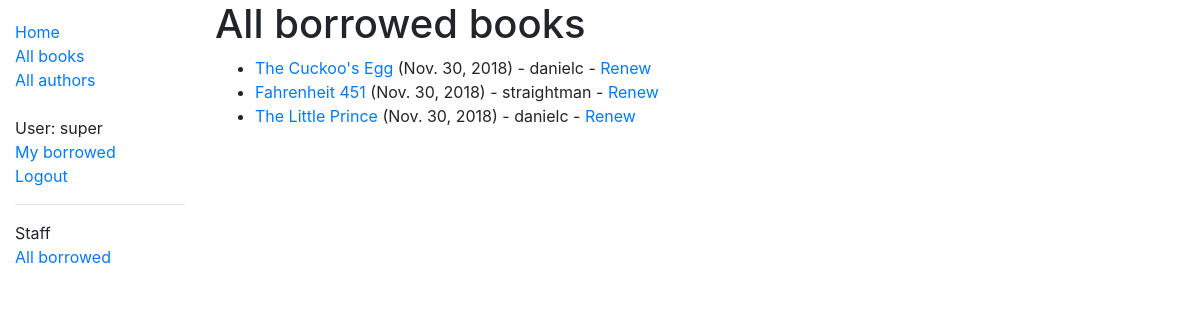
/catalog/borrowedbooks/ (signed in), run on the app's committed database.
### catalog/models.py (models this page shows, shortened)
class BookInstance(models.Model):
	id = models.UUIDField(primary_key=True, default=uuid.uuid4, help_text='Unique ID for this particular book across whole library')
	book = models.ForeignKey('Book', on_delete=models.SET_NULL, null=True)
	imprint = models.CharField(max_length=200)
	due_back = models.DateField(null=True, blank=True) #null for when book is available
	borrower = models.ForeignKey(User, on_delete=models.SET_NULL, null=True, blank=True)
	LOAN_STATUS = (
		('m', 'Maintenance'),
		('o', 'On loan'),
		('a', 'Available'),
		('r', 'Reserved'),
	)
	status = models.CharField(
		max_length=1,
		choices=LOAN_STATUS,
		blank=True,
		default='m',
		help_text='Book availability'
	)
	class Meta:
		ordering = ['due_back']
		permissions = (("can_mark_returned", "Set book as returned"), ("can_view_borrowed", "View borrowed books"))
	def display_id(self):
		return self.id
	display_id.short_description = 'ID'
	def display_title(self):
		return self.book.title
	display_title.short_description = 'Book Title'
	@property
	def is_overdue(self):
		if self.due_back and date.today() > self.due_back:
			return True
		return False

class Book(models.Model):
	title = models.CharField(max_length=200)
	author = models.ForeignKey('Author', on_delete=models.SET_NULL, null=True)
	summary = models.TextField(max_length=1000, help_text='Enter a description for the book')
	isbn = models.CharField('ISBN', max_length=13, help_text='13 Character <a href="https://www.isbn-international.org/content/what-isbn">ISBN number</a>')
	genre = models.ManyToManyField(Genre, help_text='Select a genre for this book')
	language = models.ForeignKey(Language, on_delete=models.SET_NULL, null=True)
	def display_genre(self):
		return ', '.join(genre.name for genre in self.genre.all()[:3])
	display_genre.short_description = 'Genre'

### catalog/views.py (the view)
# urls.py: path('borrowedbooks/', views.LoanedBooksListView.as_view(), name='all-borrowed'),
class LoanedBooksListView(PermissionRequiredMixin, generic.ListView):
	permission_required = 'catalog.can_view_borrowed'
	model = BookInstance
	template_name = 'catalog/bookinstance_list_borrowed.html'
	paginate_by = 10
	def get_queryset(self):
		return BookInstance.objects.filter(status__exact='o').order_by('due_back')

### catalog/templates/catalog/bookinstance_list_borrowed.html
{% extends "base_generic.html" %}
{% block content %}
	<h1>All borrowed books</h1>
		{% if bookinstance_list %}
			<ul>
				{% for bookinst in bookinstance_list %}
					<li class="{% if bookinst.is_overdue %}text-danger{% endif %}">
						<a href="{% url 'book-detail' bookinst.book.pk %}">{{ bookinst.book.title }}</a> ({{ bookinst.due_back }}) - {{ bookinst.borrower }} {% if perms.catalog.can_mark_returned %}- <a href="{% url 'renew-book-librarian' bookinst.id %}">Renew</a>  {% endif %}
					</li>
				{% endfor %}
			</ul>
		{% else %}
			<p>There are no books borrowed</p>
		{% endif %}
{% endblock %}

### catalog/templates/base_generic.html (shortened to what this page needs)
<!DOCTYPE html>
<html>
<head>
	<link rel="stylesheet" href="https://stackpath.bootstrapcdn.com/bootstrap/4.1.3/css/bootstrap.min.css">
	{% load static %}
	<link rel="stylesheet" href="{% static 'css/styles.css' %}">
</head>
<body>
	<div class = "container-fluid">
		<div class="row">
			<div class="col-sm-2">
			{% block sidebar %}
				<ul class="sidebar-nav">
					<li><a href="{% url 'index' %}">Home</a></li>
					<li><a href="{% url 'books' %}">All books</a></li>
					<li><a href="{% url 'authors' %}">All authors</a></li>
					<br>
					{% if user.is_authenticated %}
						<li>User: {{ user.get_username }}</li>
						<li><a href="{% url 'my-borrowed' %}">My borrowed</a></li>
						<li><a href="{% url 'logout' %}?next={{ request.path }}">Logout</a></li>
					{% else %}
						<li><a href="{% url 'login' %}?next={{ request.path }}">Login</a></li>
					{% endif %}
					<hr>
					{% if perms.catalog.can_view_borrowed %}
						Staff
						<li><a href="{% url 'all-borrowed' %}">All borrowed</a></li>
					{% endif %}
				</ul>
			{% endblock %}
			</div>
			<div class="col-sm-10">{% block content %}{% endblock %}
			</div>
		</div>
	</div>
</body>
</html>

### catalog/static/css/styles.css (style rules this page uses)
.sidebar-nav { margin-top: 20px; padding: 0; list-style: none; }

### data on the page
BookInstance: book "The Cuckoo's Egg", due_back "Nov. 30, 2018", borrower "danielc"
BookInstance: book "Fahrenheit 451", due_back "Nov. 30, 2018", borrower "straightman"
BookInstance: book "The Little Prince", due_back "Nov. 30, 2018", borrower "danielc"

### other printed values
{{ user.get_username }} "super"
